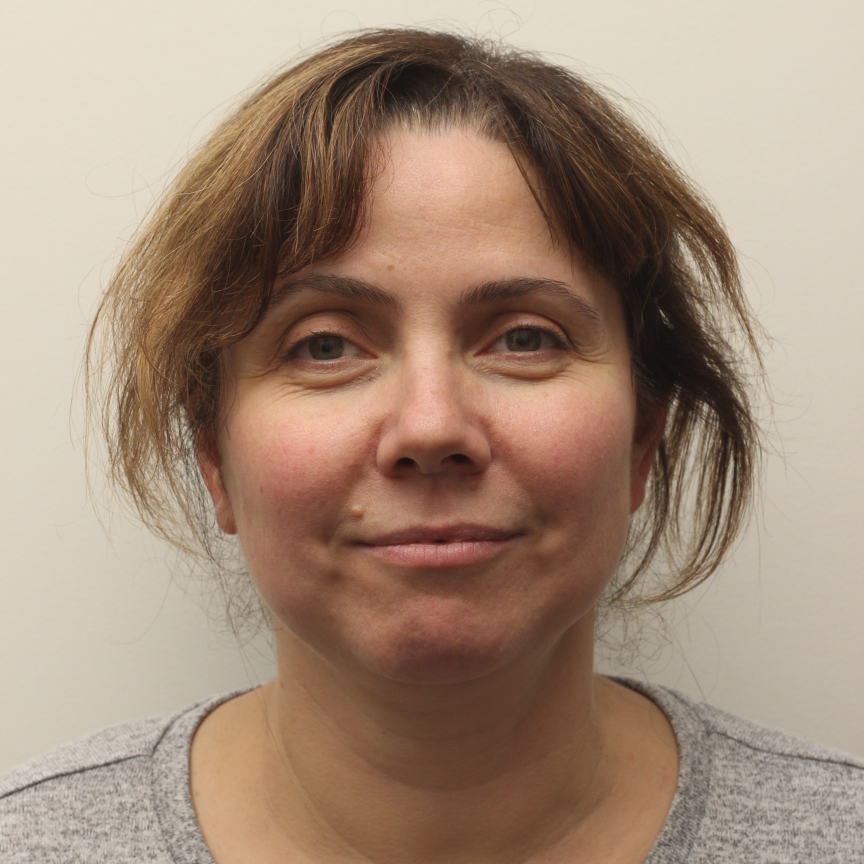
#> input picture mediaPipe/gallery/00/00.jpg, 3456 x 3456 px (shown at 1/4 size); its folder holds only this picture in this run
$ jupyter execute --allow-errors Part_2.ipynb   (older library calls are emulated)
#> lines starting #> are read from the running program, lines starting #| are printed output that depends on the picture
# imports

[cell 1]
import torch
import numpy as np
import pandas as pd
import cv2
import os
from pathlib import Path
from tqdm import tqdm
import matplotlib.pyplot as plt
import seaborn as sns
from sklearn.metrics import confusion_matrix, accuracy_score, precision_score, recall_score
from facenet_pytorch import MTCNN, InceptionResnetV1
from PIL import Image

# Initialization

[cell 2]
ROOT = Path("/content/drive/MyDrive/EECS5322_prj/Project 9 - attentive face recognition")
GALLERY_DIR = ROOT / "gallery"
WILD_IMG_DIR = ROOT / "queries"
GROUND_TRUTH_CSV = ROOT / "ground_truth.csv"  # contains filename, True_ID
save_path = "/content/drive/MyDrive/EECS5322_prj/"
#> (the rest of this cell did not finish here and is left out)

# build gallery

[cell 3]
def load_image(path):
    img = cv2.imread(str(path))
    if img is None:
        raise FileNotFoundError(f"Cannot load image {path}")
    return cv2.cvtColor(img, cv2.COLOR_BGR2RGB)

def get_embedding(img):
    face = mtcnn(img) ## detect faces
    if face is None:
        return None
    face = face.unsqueeze(0).to(device)
    with torch.no_grad():
        emb = facenet(face).cpu().numpy().flatten() ## embed using facenet
    return emb / np.linalg.norm(emb)  # L2 normalize

def build_gallery(gallery_dir):
    gallery = {}
    person_dirs = sorted([d for d in gallery_dir.iterdir() if d.is_dir()])
    for person_dir in tqdm(person_dirs, desc="Building gallery"):
        pid = int(person_dir.name)  # assuming folder names 0-6
        gallery[pid] = []
        for img_path in sorted(person_dir.glob("*.jpg")):
            img = load_image(img_path)
#> in load_image, img is the input picture: shape (3456, 3456, 3); mean B, G, R 121.2, 139.8, 163.1
            emb = get_embedding(img)
            if emb is None:
                print(f"[Warning] No face detected in {img_path}")
                continue
            gallery[pid].append(emb)
        gallery[pid] = np.array(gallery[pid])
    return gallery

print("=== Building Gallery ===")
#> (the rest of this cell did not finish here and is left out)

# Define quality metrics and enhancement

## compute quality score

[cell 4]
import cv2
import numpy as np

def compute_quality(img):
    """
    Compute simple quality metrics for an image:
    - Sharpness: Laplacian variance
    - Brightness: mean of grayscale
    - Contrast: standard deviation of grayscale
    Returns a tuple: (lap_var, brightness, contrast)
    """
    # Convert RGB image to grayscale
    gray = cv2.cvtColor(img, cv2.COLOR_RGB2GRAY)

    # Sharpness: Laplacian variance
    lap_var = cv2.Laplacian(gray, cv2.CV_64F).var()

    # Brightness: mean intensity
    brightness = gray.mean()

    # Contrast: standard deviation of intensity
    contrast = gray.std()

    return lap_var, brightness, contrast

[cell 5]
img_path = "/content/drive/MyDrive/EECS5322_prj/Project 9 - attentive face recognition/queries/04_01.jpg"
img = cv2.imread(img_path)
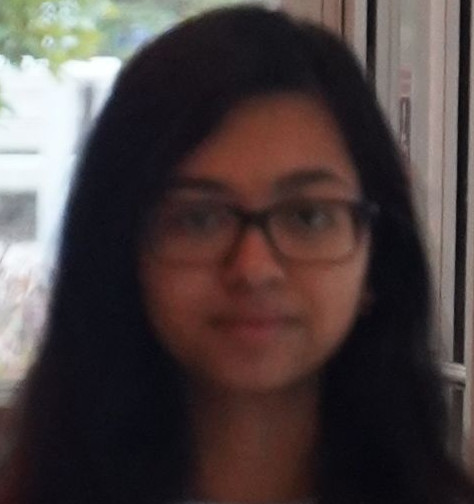
#> input picture mediaPipe/queries/04_01.jpg, 474 x 504 px, found by its file name
#> img is the input picture: shape (504, 474, 3); mean B, G, R 64.3, 64.7, 75.8
img = cv2.cvtColor(img, cv2.COLOR_BGR2RGB)

lap_var, brightness, contrast = compute_quality(img)
#> in compute_quality, `gray = cv2.cvtColor(img, cv2.COLOR_RGB2GRAY)`:
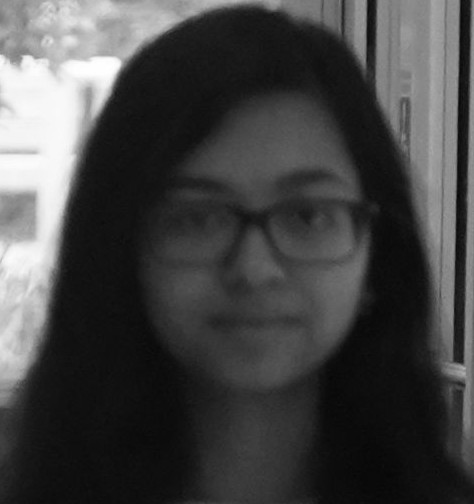
#> gray: shape (504, 474); min 6, max 255, mean 68
#> in compute_quality, `lap_var = cv2.Laplacian(gray, cv2.CV_64F).var()`: lap_var = 27.09
#> in compute_quality, `brightness = gray.mean()`: brightness = 67.96
#> in compute_quality, `contrast = gray.std()`: contrast = 65.35
#> lap_var = 27.09; brightness = 67.96; contrast = 65.35
print(f"Sharpness: {lap_var:.2f}, Brightness: {brightness:.2f}, Contrast: {contrast:.2f}")
#| Sharpness: 27.09, Brightness: 67.96, Contrast: 65.35

[cell 6]
def compute_quality_score(lap_var, brightness, contrast):
    """
    Normalize quality metrics and compute a single quality score Q ∈ [0,1]
    """
    # Normalize Laplacian variance (sharpness)
    lap_norm = np.clip(lap_var / 200.0, 0, 1)  # adjust 200 based on your dataset

    # Normalize brightness (assuming images are ~0-255)
    brightness_norm = np.clip((brightness - 50) / 150, 0, 1)  # shifts low brightness to 0

    # Normalize contrast (std of grayscale)
    contrast_norm = np.clip(contrast / 100, 0, 1)  # adjust 100 based on dataset

    # Combine all three metrics
    Q = (lap_norm + brightness_norm + contrast_norm) / 3.0
    return Q

[cell 7]
Q = compute_quality_score(lap_var, brightness, contrast)
#> in compute_quality_score, `lap_norm = np.clip(lap_var / 200.0, 0, 1)`: lap_norm = 0.135
#> in compute_quality_score, `brightness_norm = np.clip((brightness - 50) / 150, 0, 1)`: brightness_norm = 0.12
#> in compute_quality_score, `contrast_norm = np.clip(contrast / 100, 0, 1)`: contrast_norm = 0.653
#> in compute_quality_score, `Q = (lap_norm + brightness_norm + contrast_norm) / 3.0`: Q = 0.303
#> Q = 0.303
print(f"Quality score Q: {Q:.3f}")
#| Quality score Q: 0.303

The idea:

If the image is blurry (low sharpness / low Q), we enhance it.

Enhancement pipeline:

CLAHE for adaptive contrast improvement.

Unsharp mask for edge sharpening.

## enhance images classic methods

[cell 8]
import cv2
import numpy as np

def enhance_classical(img_rgb):
    """
    Apply classical enhancement to a face image:
    1. Denoise
    2. CLAHE (contrast)
    3. Sharpening
    Input: RGB image (H,W,3)
    Output: Enhanced RGB image
    """

    # --- 1. Denoising ---
    bgr = cv2.cvtColor(img_rgb, cv2.COLOR_RGB2BGR)
    denoised = cv2.fastNlMeansDenoisingColored(bgr, None, 10, 10, 7, 21)
    img = cv2.cvtColor(denoised, cv2.COLOR_BGR2RGB)

    # --- 2. CLAHE ---
    lab = cv2.cvtColor(img, cv2.COLOR_RGB2LAB)
    L, A, B = cv2.split(lab)
    clahe = cv2.createCLAHE(clipLimit=3.0, tileGridSize=(8, 8))
    L_clahe = clahe.apply(L)
    lab_clahe = cv2.merge((L_clahe, A, B))
    img = cv2.cvtColor(lab_clahe, cv2.COLOR_LAB2RGB)

    # --- 3. Sharpening ---
    kernel = np.array([[0, -1, 0],
                       [-1, 5, -1],
                       [0, -1, 0]])
    sharpened = cv2.filter2D(img, -1, kernel)

    return sharpened

[cell 9]
def preprocess_image(img, lap_var_threshold=100.0):
    """
    Preprocess an image based on quality:
    - Compute quality metrics
    - If Laplacian variance < threshold, enhance image
    Returns:
        - processed image
        - quality score Q ∈ [0,1]
    """
    # Compute quality metrics
    lap_var, brightness, contrast = compute_quality(img)

    # Compute quality score
    Q = compute_quality_score(lap_var, brightness, contrast)

    # Apply enhancement if image is blurry
    if lap_var < lap_var_threshold:
        img = enhance_classical(img)

    return img, Q

[cell 10]
img_path = "/content/drive/MyDrive/EECS5322_prj/Project 9 - attentive face recognition/queries/04_01.jpg"
img = cv2.imread(img_path)
img = cv2.cvtColor(img, cv2.COLOR_BGR2RGB)

print("========before========")
lap_var, brightness, contrast = compute_quality(img)
print(f"Sharpness: {lap_var:.2f}, Brightness: {brightness:.2f}, Contrast: {contrast:.2f}")
#| Sharpness: 27.09, Brightness: 67.96, Contrast: 65.35

img_proc, Q_before = preprocess_image(img)
#> in preprocess_image, `lap_var, brightness, contrast = compute_quality(img)`: lap_var = 27.09; brightness = 67.96; contrast = 65.35
#> in preprocess_image, `Q = compute_quality_score(lap_var, brightness, contrast)`: Q = 0.303
#> in enhance_classical, `L, A, B = cv2.split(lab)`:
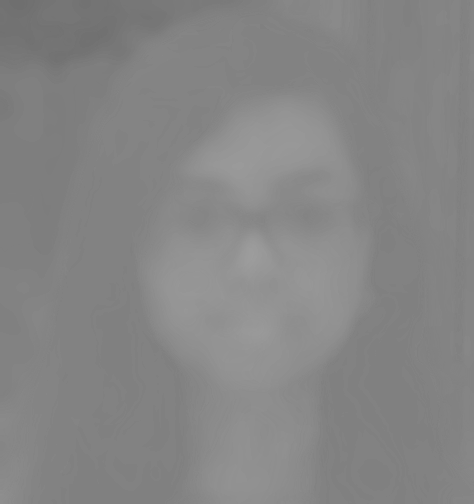
#> A: shape (504, 474); min 111, max 157, mean 133.2
#> in enhance_classical, `L_clahe = clahe.apply(L)`:
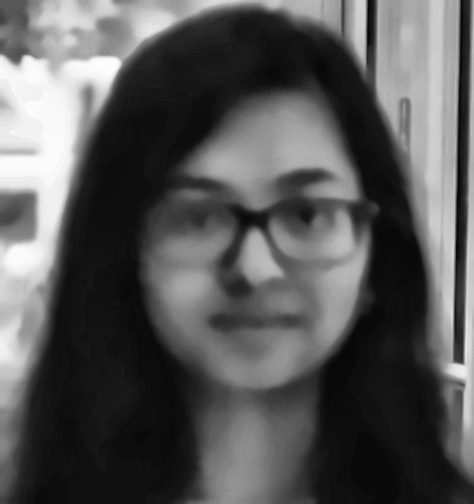
#> L_clahe: shape (504, 474); min 4, max 255, mean 87
#> in enhance_classical, `img = cv2.cvtColor(lab_clahe, cv2.COLOR_LAB2RGB)`:
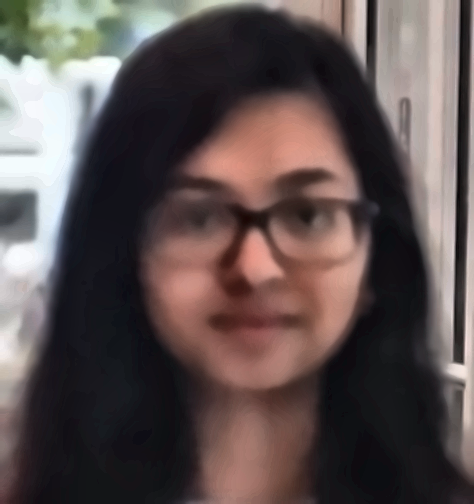
#> img: shape (504, 474, 3); mean R, G, B 93.8, 81.5, 80.4
#> Q_before = 0.303
print(f"Processed image quality score Q was : {Q:.3f}")
#| Processed image quality score Q was : 0.303

print("========After========")
lap_var, brightness, contrast = compute_quality(img_proc)
#> lap_var = 875.1; brightness = 85.08; contrast = 69.16
print(f"Sharpness: {lap_var:.2f}, Brightness: {brightness:.2f}, Contrast: {contrast:.2f}")
#| Sharpness: 875.15, Brightness: 85.08, Contrast: 69.16
Q_new = compute_quality_score(lap_var, brightness, contrast)
#> Q_new = 0.642
print(f"Quality score new Q: {Q_new:.3f}")
#| Quality score new Q: 0.642

# Optional: view before/after
import matplotlib.pyplot as plt
plt.subplot(1,2,1)
plt.imshow(img)
plt.title("Original")
plt.axis('off')

plt.subplot(1,2,2)
plt.imshow(img_proc)
plt.title("Enhanced")
plt.axis('off')
plt.show()

## enhancing with super resolution: did not improve

[cell 11]
import cv2
from cv2 import dnn_superres

# Initialize SR
sr = dnn_superres.DnnSuperResImpl_create()
#> (the rest of this cell did not finish here and is left out)

[cell 12]
def enhance_images(img_rgb, sr_model):
    img_out = img_rgb.copy()
    try:
        # Ensure correct dtype and channels
        if img_rgb.dtype != np.uint8:
            img_rgb = (img_rgb * 255).astype(np.uint8)  # if float
        if img_rgb.shape[2] == 4:  # RGBA
            img_rgb = img_rgb[:, :, :3]

        bgr = cv2.cvtColor(img_rgb, cv2.COLOR_RGB2BGR)
        sr_bgr = sr_model.upsample(bgr)
        img_out = cv2.cvtColor(sr_bgr, cv2.COLOR_BGR2RGB)
    except Exception as e:
        print(f"[Warning] SR failed: {e}")
    return img_out

[cell 13]
def preprocess_image_final(img, lap_var_threshold=100.0):
    """
    Preprocess an image based on quality:
    - Compute quality metrics
    - If Laplacian variance < threshold, enhance image
    Returns:
        - processed image
        - quality score Q ∈ [0,1]
    """
    # Compute quality metrics
    lap_var, brightness, contrast = compute_quality(img)

    # Compute quality score
    Q = compute_quality_score(lap_var, brightness, contrast)

    # Apply enhancement if image is blurry
    if lap_var < lap_var_threshold:
        img = enhance_images(img, sr)

    return img, Q

[cell 14]
img_path = "/content/drive/MyDrive/EECS5322_prj/Project 9 - attentive face recognition/queries/04_01.jpg"
img = cv2.imread(img_path)
img = cv2.cvtColor(img, cv2.COLOR_BGR2RGB)

print("========before========")
lap_var, brightness, contrast = compute_quality(img)
#> lap_var = 27.09; brightness = 67.96; contrast = 65.35
print(f"Sharpness: {lap_var:.2f}, Brightness: {brightness:.2f}, Contrast: {contrast:.2f}")
#| Sharpness: 27.09, Brightness: 67.96, Contrast: 65.35

img_proc, Q_before = preprocess_image_final(img)
#> in preprocess_image_final, `lap_var, brightness, contrast = compute_quality(img)`: lap_var = 27.09; brightness = 67.96; contrast = 65.35
#> in preprocess_image_final, `Q = compute_quality_score(lap_var, brightness, contrast)`: Q = 0.303
print(f"Processed image quality score Q was : {Q:.3f}")
#| Processed image quality score Q was : 0.303

print("========After========")
lap_var, brightness, contrast = compute_quality(img_proc)
print(f"Sharpness: {lap_var:.2f}, Brightness: {brightness:.2f}, Contrast: {contrast:.2f}")
#| Sharpness: 27.09, Brightness: 67.96, Contrast: 65.35
Q_new = compute_quality_score(lap_var, brightness, contrast)
#> Q_new = 0.303
print(f"Quality score new Q: {Q_new:.3f}")
#| Quality score new Q: 0.303

# Optional: view before/after
import matplotlib.pyplot as plt
plt.subplot(1,2,1)
plt.imshow(img)
plt.title("Original")
plt.axis('off')

plt.subplot(1,2,2)
plt.imshow(img_proc)
plt.title("Enhanced")
plt.axis('off')
plt.show()

[cell 15]
import cv2
from cv2 import dnn_superres
import numpy as np

img = cv2.imread(img_path)  # BGR
sr = dnn_superres.DnnSuperResImpl_create()
#> (the rest of this cell did not finish here and is left out)

## brightness and sharpening

[cell 16]
# --- helper functions ---
def adjust_gamma(img, gamma=1.2):
    invGamma = 1.0 / gamma
    table = np.array([(i / 255.0) ** invGamma * 255
                      for i in np.arange(256)]).astype("uint8")
    return cv2.LUT(img, table)

def unsharp_mask(img, kernel_size=(5,5), sigma=1.0, amount=1.0):
    blurred = cv2.GaussianBlur(img, kernel_size, sigma)
    sharpened = cv2.addWeighted(img, 1 + amount, blurred, -amount, 0)
    return sharpened

[cell 17]
import cv2
import numpy as np

def enhance_classical_v2(img_rgb):
    """
    Enhanced classical image processing pipeline:
    1. Denoise
    2. CLAHE (local contrast)
    3. Gamma correction (brightness)
    4. Sharpening (unsharp mask)
    """

    # --- 1. Denoising ---
    bgr = cv2.cvtColor(img_rgb, cv2.COLOR_RGB2BGR)
    denoised = cv2.fastNlMeansDenoisingColored(bgr, None, 10, 10, 7, 21)
    img = cv2.cvtColor(denoised, cv2.COLOR_BGR2RGB)

    # --- 2. CLAHE ---
    lab = cv2.cvtColor(img, cv2.COLOR_RGB2LAB)
    L, A, B = cv2.split(lab)
    clahe = cv2.createCLAHE(clipLimit=3.0, tileGridSize=(8,8))
    L_clahe = clahe.apply(L)
    lab_clahe = cv2.merge((L_clahe, A, B))
    img = cv2.cvtColor(lab_clahe, cv2.COLOR_LAB2RGB)

    # --- 3. Gamma correction ---
    img = adjust_gamma(img, gamma=1.2)

    # --- 4. Sharpening (unsharp mask) ---
    img = unsharp_mask(img, kernel_size=(5,5), sigma=1.0, amount=3.0)

    return img

[cell 18]
def preprocess_image(img, lap_var_threshold=100.0):
    """
    Preprocess an image based on quality:
    - Compute quality metrics
    - If Laplacian variance < threshold, enhance image
    Returns:
        - processed image
        - quality score Q ∈ [0,1]
    """
    # Compute quality metrics
    lap_var, brightness, contrast = compute_quality(img)

    # Compute quality score
    Q = compute_quality_score(lap_var, brightness, contrast)

    # Apply enhancement if image is blurry
    if lap_var < lap_var_threshold:
        img = enhance_classical_v2(img)

    return img, Q

[cell 19]
img_path = "/content/drive/MyDrive/EECS5322_prj/Project 9 - attentive face recognition/queries/04_01.jpg"
img = cv2.imread(img_path)
img = cv2.cvtColor(img, cv2.COLOR_BGR2RGB)

print("========before========")
lap_var, brightness, contrast = compute_quality(img)
print(f"Sharpness: {lap_var:.2f}, Brightness: {brightness:.2f}, Contrast: {contrast:.2f}")
#| Sharpness: 27.09, Brightness: 67.96, Contrast: 65.35

img_proc, Q_before = preprocess_image(img)
#> in preprocess_image, `lap_var, brightness, contrast = compute_quality(img)`: lap_var = 27.09; brightness = 67.96; contrast = 65.35
#> in preprocess_image, `Q = compute_quality_score(lap_var, brightness, contrast)`: Q = 0.303
#> in adjust_gamma, `return cv2.LUT(img, table)`:
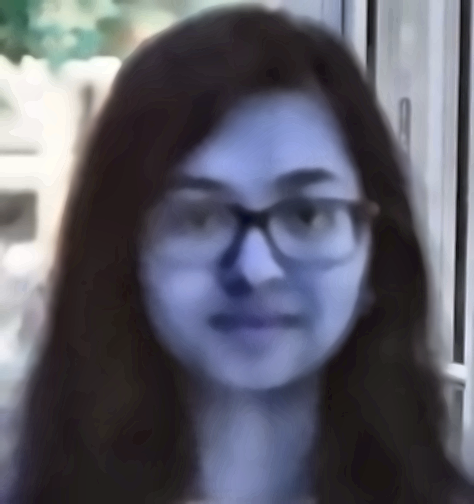
#> returned value: shape (504, 474, 3); mean of channels 0, 1, 2 105.4, 93.4, 92.9; drawn as B, G, R
#> in unsharp_mask, `sharpened = cv2.addWeighted(img, 1 + amount, blurred, -amount, 0)`:
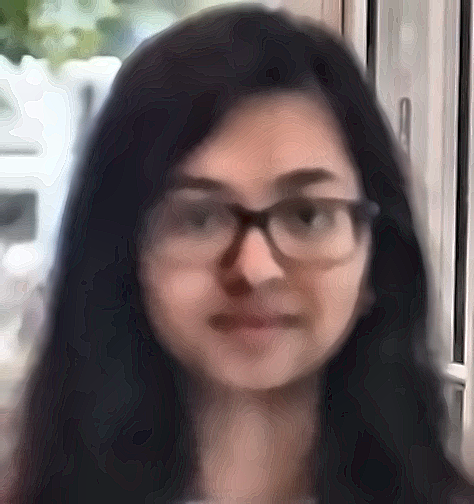
#> sharpened: shape (504, 474, 3); mean R, G, B 105.4, 93.4, 93
print(f"Processed image quality score Q was : {Q:.3f}")
#| Processed image quality score Q was : 0.303


print("""========After classics========
Sharpness: 875.15, Brightness: 85.08, Contrast: 69.16
Quality score new Q: 0.642""")

print("========After========")
lap_var, brightness, contrast = compute_quality(img_proc)
#> lap_var = 362.6; brightness = 96.97; contrast = 68.52
print(f"Sharpness: {lap_var:.2f}, Brightness: {brightness:.2f}, Contrast: {contrast:.2f}")
#| Sharpness: 362.57, Brightness: 96.97, Contrast: 68.52
Q_new = compute_quality_score(lap_var, brightness, contrast)
#> Q_new = 0.666
print(f"Quality score new Q: {Q_new:.3f}")
#| Quality score new Q: 0.666

# Optional: view before/after
import matplotlib.pyplot as plt
plt.subplot(1,2,1)
plt.imshow(img)
plt.title("Original")
plt.axis('off')

plt.subplot(1,2,2)
plt.imshow(img_proc)
plt.title("Enhanced")
plt.axis('off')
plt.show()

## add motion deblur

[cell 20]
import cv2
import numpy as np
from skimage import restoration, img_as_float

def richardson_lucy_deblur(img_rgb, psf, itter=20):
    """
    img_rgb: RGB image (uint8)
    psf: 2D point spread function (numpy array)
    itter: number of RL iterations
    """
    img_float = img_as_float(img_rgb)
    deblurred_channels = []
    for i in range(3):
        channel = img_float[:, :, i]
        deblurred = restoration.richardson_lucy(channel, psf, num_iter=itter)
        deblurred_channels.append(deblurred)
    deblurred_img = np.stack(deblurred_channels, axis=2)
    deblurred_img = np.clip(deblurred_img*255, 0, 255).astype(np.uint8)
    return deblurred_img

[cell 21]
def enhance_classical_v3(img_rgb, psf_size=15, rl_iterations=20):
    """
    Classical enhancement pipeline with Richardson-Lucy deblurring
    """
    # --- 1. Denoising ---
    bgr = cv2.cvtColor(img_rgb, cv2.COLOR_RGB2BGR)
    denoised = cv2.fastNlMeansDenoisingColored(bgr, None, 10, 10, 7, 21)
    img = cv2.cvtColor(denoised, cv2.COLOR_BGR2RGB)

    # --- 2. CLAHE ---
    lab = cv2.cvtColor(img, cv2.COLOR_RGB2LAB)
    L, A, B = cv2.split(lab)
    clahe = cv2.createCLAHE(clipLimit=3.0, tileGridSize=(8,8))
    L_clahe = clahe.apply(L)
    lab_clahe = cv2.merge((L_clahe, A, B))
    img = cv2.cvtColor(lab_clahe, cv2.COLOR_LAB2RGB)

    # --- 3. Gamma correction ---
    img = adjust_gamma(img, gamma=1.2)

    # --- 4. Sharpening ---
    img = unsharp_mask(img, kernel_size=(5,5), sigma=1.0, amount=3.0)

    # --- 5. Richardson-Lucy deblurring ---
    psf = np.ones((psf_size, 1)) / psf_size  # create horizontal PSF
    img = richardson_lucy_deblur(img, psf=psf, itter=rl_iterations)

    return img

[cell 22]
def preprocess_image(img, lap_var_threshold=100.0):
    """
    Preprocess an image based on quality:
    - Compute quality metrics
    - If Laplacian variance < threshold, enhance image
    Returns:
        - processed image
        - quality score Q ∈ [0,1]
    """
    # Compute quality metrics
    lap_var, brightness, contrast = compute_quality(img)

    # Compute quality score
    Q = compute_quality_score(lap_var, brightness, contrast)

    # Apply enhancement if image is blurry
    if lap_var < lap_var_threshold:
        img = enhance_classical_v3(img)

    return img, Q

[cell 23]
img_path = "/content/drive/MyDrive/EECS5322_prj/Project 9 - attentive face recognition/queries/04_01.jpg"
img = cv2.imread(img_path)
img = cv2.cvtColor(img, cv2.COLOR_BGR2RGB)

print("========before========")
lap_var, brightness, contrast = compute_quality(img)
#> lap_var = 27.09; brightness = 67.96; contrast = 65.35
print(f"Sharpness: {lap_var:.2f}, Brightness: {brightness:.2f}, Contrast: {contrast:.2f}")
#| Sharpness: 27.09, Brightness: 67.96, Contrast: 65.35

img_proc, Q_before = preprocess_image(img)
#> in preprocess_image, `lap_var, brightness, contrast = compute_quality(img)`: lap_var = 27.09; brightness = 67.96; contrast = 65.35
#> in preprocess_image, `Q = compute_quality_score(lap_var, brightness, contrast)`: Q = 0.303
#> the loop in richardson_lucy_deblur, `for i in range(3):` made 3 passes
#> pass 1, in richardson_lucy_deblur, `channel = img_float[:, :, i]`:
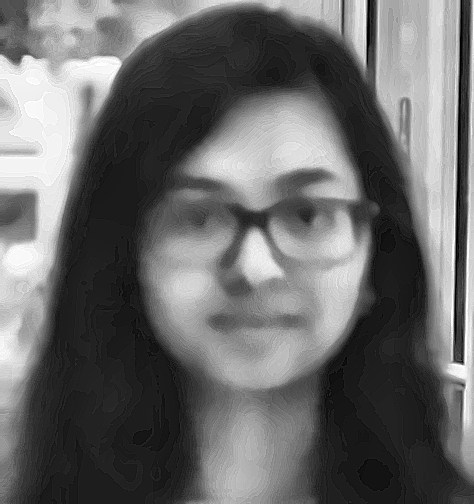
#> channel: shape (504, 474) float64; min 0, max 1, mean 0.413
#> pass 1, in richardson_lucy_deblur, `deblurred = restoration.richardson_lucy(channel, psf, num_iter=itter)`:
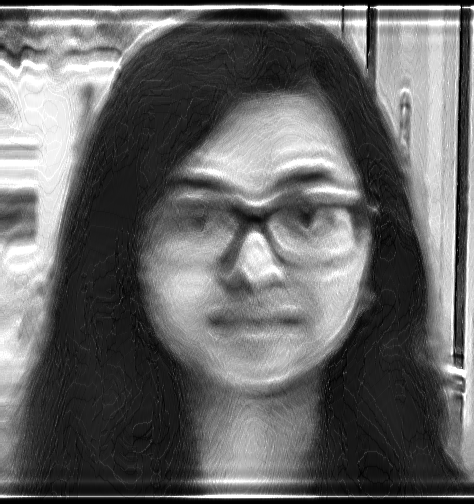
#> deblurred: shape (504, 474) float64; min -4.73e-317, max 1, mean 0.403; drawn with min black and max white
#> after the loop in richardson_lucy_deblur, `for i in range(3):`: deblurred_channels = 3 items
#> (the rest of the program and of its run is left out)
